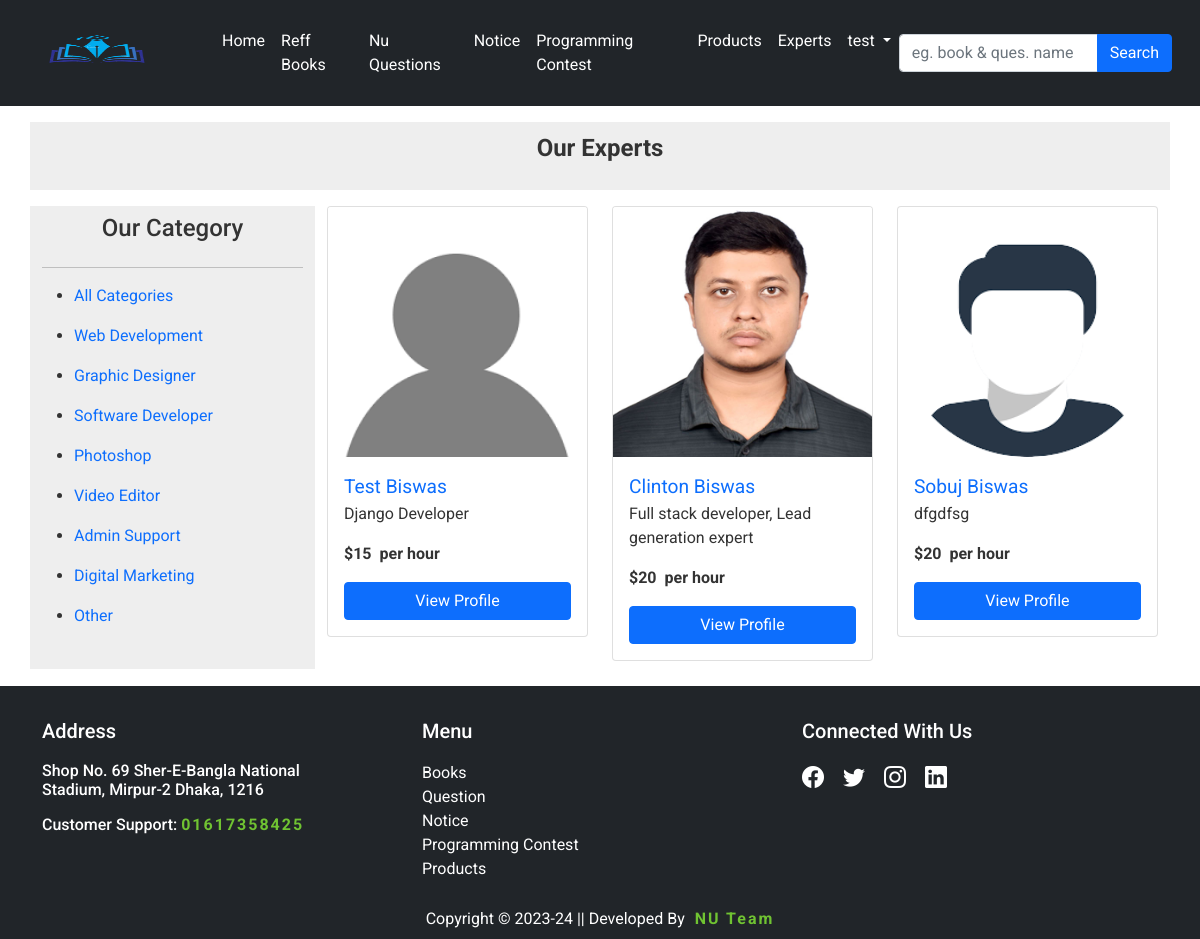
/expert-profile/ (signed in), run on the app's committed database.
### other/models.py (models this page shows, shortened)
class Freelance_category(models.Model):
    name = models.CharField(max_length=255)
    slug = models.SlugField(unique=True, blank=True)

class FreelancerProfile(models.Model):
    user = models.ForeignKey(User, on_delete=models.CASCADE)
    full_name = models.CharField(max_length=255, help_text="Enter your full name")
    location = models.CharField(max_length=255, help_text='E.g. city,coutry Dhaka, Bangladesh', blank=True, null=True)
    set_available = models.CharField(choices=STATUS_CHOICES_PROFILE, default='Available Now', max_length=255, blank=True, null=True)
    title = models.CharField(max_length=255, help_text='E.g. Django developer, javascript developer')
    category = models.ForeignKey(Freelance_category, on_delete=models.CASCADE)
    hourly_rate = models.CharField(max_length=10,help_text='E.g. $15')
    description = models.TextField(max_length=2000, help_text='E.g. within 2000 characters')
    other_experience = models.CharField(max_length=1000, help_text='E.g. within 1000 characters',blank=True, null=True)
    profile_pic = models.ImageField(upload_to='freelance_profile_pricture')

### other/views.py (the view)
# urls.py: path('expert-profile/', OurExpertView, name='expert-profile'),
def OurExpertView(request):
    user = request.user
    experts = FreelancerProfile.objects.filter(user__is_staff=True)
    categories = Freelance_category.objects.all()
    dict = {'experts':experts, 'categories':categories}
    return render(request, 'other/our_expert.html', context=dict)

### template/other/our_expert.html (shortened to what this page needs)
{% extends 'base.html' %}
{% load static %}
{% block content %}
    <div class="container">
        <div class="row mt-3 mb-3">
            <div class="mb-3" style="background-color: #EEEEEE;">
                <p class="text-center p-2" style="font-weight: bold; font-size: x-large;">Our Experts</p>
            </div>
            <div class="col-sm-3" style="background-color: #EEEEEE;">
                <h4 class="text-center p-2">Our Category</h4>
                <hr>
                <ul><li><a href="{% url 'other:expert-profile' %}" style="text-decoration: none;">All Categories</a></li></ul>
                {% for category in categories %}
                    <ul>
                        <li><a href="{% url 'other:expert-category' slug=category.slug %}" style="text-decoration: none;">{{category.name}}</a></li>
                    </ul>
                {% endfor %}
            </div>
            <div class="col-sm-9">
                <div class="row">
                    {% for expert in experts %}
                        <div class="col-sm-4">
                            <div class="card mb-2">
                                <img src="{{expert.profile_pic.url}}" class="card-img-top" alt="..." style="height: 250px;">
                                <div class="card-body">
                                  <a href="{% url 'other:freelance-profile' pk=expert.user.pk%}" class="card-title" style="font-size: larger; font-weight: 400; text-decoration: none;">{{expert.full_name}}</a>
                                  <p class="card-text">{{expert.title}}</p>
                                  <p class="card-text fw-bold">{{expert.hourly_rate}}&nbsp; per hour</p>
                                  <a href="{% url 'other:freelance-profile' pk=expert.user.pk%}" class="btn btn-primary" style="width: 100%;">View Profile</a>
                                </div>
                            </div>
                        </div>
                    {% endfor %}
                </div>
            </div>
        </div>
    </div>
{% endblock content %}

### template/base.html (shortened to what this page needs)
{% load static %}
<!doctype html>
<html lang="en">
  <head>
    <link rel="stylesheet" href="{% static 'style.css' %}">
    <link rel="stylesheet" href="https://unpkg.com/aos@next/dist/aos.css" />
    <link rel="stylesheet" href="https://cdn.jsdelivr.net/npm/bootstrap-icons@1.3.0/font/bootstrap-icons.css">
    <link rel="stylesheet" href="https://cdn.jsdelivr.net/npm/bootstrap-icons@1.7.0/font/bootstrap-icons.css">
</head>
    <link href="https://cdn.jsdelivr.net/npm/bootstrap@5.0.2/dist/css/bootstrap.min.css" rel="stylesheet">
  </head>
  <body style="font-family: 'Roboto', sans-serif; color: #333333; overflow-x: hidden;">
    <nav class="navbar navbar-expand-lg navbar-dark bg-dark">
        <div class="container-fluid">
          <a class="navbar-brand" href="{% url 'other:home' %}"><img src="{% static 'images/1.png' %}" alt="" width="170" height="80"></a>
          <div class="collapse navbar-collapse mx-3" id="navbarSupportedContent">
            <ul class="navbar-nav me-auto mb-2 mb-lg-0">
              <li class="nav-item">
                <a class="nav-link active" aria-current="page" href="{% url 'other:home' %}">Home</a>
              </li>
              <li class="nav-item">
                <a class="nav-link active" href="{% url 'other:ref-books' %}">Reff Books</a>
              </li>
              <li class="nav-item">
                <a class="nav-link active" href="{% url 'other:nu-questions' %}">Nu Questions</a>
              </li>
              <li class="nav-item">
                <a class="nav-link active" href="https://www.nu.ac.bd/recent-news-notice.php">Notice</a>
              </li>
              <li class="nav-item">
                <a class="nav-link active" href="{% url 'other:programming-contest' %}">Programming Contest</a>
              </li>
              <li class="nav-item">
                <a class="nav-link active" href="{% url 'other:product' %}">Products</a>
              </li>
              <li class="nav-item">
                <a class="nav-link active" href="{% url 'other:expert-profile' %}">Experts</a>
              </li>
              {% if user.is_authenticated and user.is_superuser %}
    <li class="nav-item dropdown">
        <a class="nav-link active dropdown-toggle" href="#" id="navbarDropdown" role="button" data-bs-toggle="dropdown" aria-expanded="false">
            Admin
        </a>
        <ul class="dropdown-menu" aria-labelledby="navbarDropdown">
            <li><a class="dropdown-item" href="{% url 'user:add-book' %}">Add Ref Books</a></li>
            <li><a class="dropdown-item" href="{% url 'user:nu-question' %}">Add NU Question</a></li>
            <li><a class="dropdown-item" href="{% url 'user:add-project' %}">Add Projects</a></li>
            <li><a class="dropdown-item" href="{% url 'user:add-contest' %}">Add Programming Contest</a></li>
            <li><a class="dropdown-item" href="{% url 'user:add-team' %}">Add Team Members</a></li>
            <li><hr class="dropdown-divider"></li>
            <li><a class="dropdown-item" href="{% url 'other:profile' %}">Profile</a></li>
            <li><a class="dropdown-item" href="{% url 'user:logout' %}">Log out</a></li>
        </ul>
    </li>
{% elif user.is_authenticated %}
    <li class="nav-item dropdown">
        <a class="nav-link active dropdown-toggle" href="#" id="navbarDropdown" role="button" data-bs-toggle="dropdown" aria-expanded="false">
            {{user.username}}
        </a>
    </li>
{% else %}
    <li class="nav-item">
        <a class="nav-link active" href="{% url 'user:login' %}">Login</a>
    </li>
{% endif %}
            </ul>
            <form method="GET" action="{% url 'other:search' %}">
              <div class="input-group">
                <input type="text" class="form-control" name="query" placeholder="eg. book & ques. name">
                <button class="btn btn-primary" type="submit">Search</button>
              </div>
            </form>
          </div>
        </div>
      </nav>
      <div>
        {% block content %}
        {% endblock content %}
      </div>
      <div class="container-fluid " style="background-color: #212529; border-top: 1px solid white;">
      <footer class="p-2">
        <div class="container">
          <div class="row">
            <div class="col-sm-4">
              <h1 style="color: white; font-size: 20px; padding-top: 25px; padding-bottom: 10px;">Address</h1>
              <div>
                <h3 style="font-size: 16px; color: white;">Shop No. 69 Sher-E-Bangla National <br> Stadium, Mirpur-2 Dhaka, 1216</h3>
                <h3 class="mt-3" style="font-size: 16px; color: white;">Customer Support: <span style="color: #70C332; letter-spacing: 2px; font-weight: 700;">01617358425</span></h3>
              </div>
            </div>
            <div class="col-sm-4">
              <h1 style="color: white; font-size: 20px; padding-top: 25px; padding-bottom: 10px;">Menu</h1>
              <div>
                <ul style="list-style-type:none; margin: 0px; padding: 0px;">
                  <li><a class="footer-nav" href="{% url 'user:add-book' %}">Books</a></li>
                  <li><a class="footer-nav" href="{% url 'user:nu-question' %}" >Question</a></li>
                  <li><a class="footer-nav" href="https://www.nu.ac.bd/recent-news-notice.php">Notice</a></li>
                  <li><a class="footer-nav" href="{% url 'user:add-contest' %}">Programming Contest</a></li>
                  <li><a class="footer-nav" href="{% url 'other:product' %}">Products</a></li>
                </ul>
              </div>
            </div>
            <div class="col-sm-4">
              <h1 style="color: white; font-size: 20px; padding-top: 25px; padding-bottom: 10px;">Connected With Us</h1>
              <div class="social-icons-row">
                <a href="#" class="text-white"><i class="bi bi-facebook"></i></a>
                <a href="#" class="text-white"><i class="bi bi-twitter"></i></a>
                <a href="#" class="text-white"><i class="bi bi-instagram"></i></a>
                <a href="#" class="text-white"><i class="bi bi-linkedin"></i></a>
              </div>
            </div>
          </div>
        </div>
        <div class="text-center mt-3" style="padding-top: 10px;">
          <span style="color: white;">Copyright &copy; 2023-24 || Developed By <a style="text-decoration: none; font-weight: 700; color: #70C332; letter-spacing: 2px;" href="https://www.facebook.com/clinton3343">&nbsp;NU Team</a></span>
        </div>
      </footer>
    </div>
  </body>
</html>

### static/style.css (style rules this page uses)
.footer-nav { text-decoration: none; color: white; }
.social-icons-row a { display: inline-block; margin-right: 15px; font-size: 22px; }
.social-icons-row a:last-child { margin-right: 0; }

### data on the page
Freelance_category: name "Web Development"
Freelance_category: name "Graphic Designer"
Freelance_category: name "Software Developer"
Freelance_category: name "Photoshop"
Freelance_category: name "Video Editor"
Freelance_category: name "Admin Support"
Freelance_category: name "Digital Marketing"
Freelance_category: name "Other"
FreelancerProfile: profile_pic (placeholder picture), full_name "Test Biswas", title "Django Developer", hourly_rate "$15"
FreelancerProfile: profile_pic (picture), full_name "Clinton Biswas", title "Full stack developer, Lead generation expert", hourly_rate "$20"
FreelancerProfile: profile_pic (picture), full_name "Sobuj Biswas", title "dfgdfsg", hourly_rate "$20"

### other printed values
{{ user.username }} "test"
